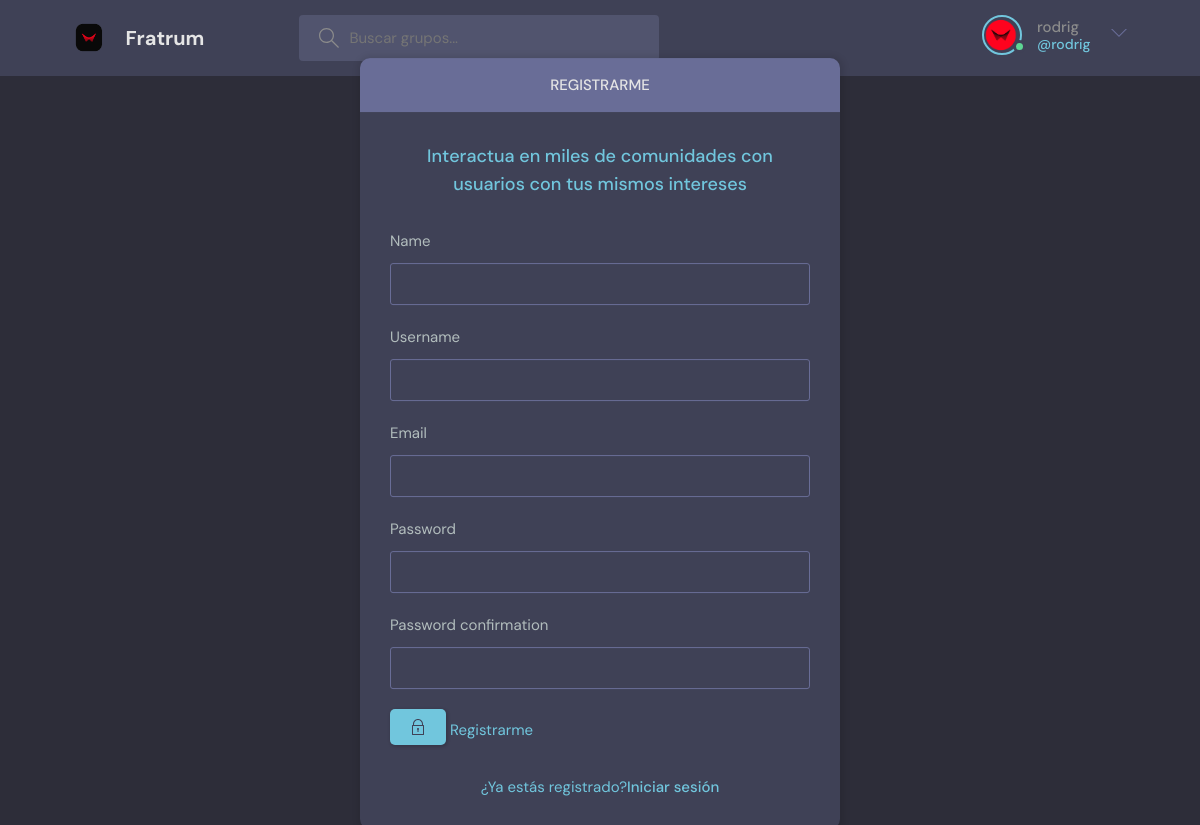
Screenshot of /register/ (signed in) with the database file from the repository.
### core/models.py (models this page shows)
class User(AbstractUser):
    name = models.CharField(max_length=200, null=True, blank=True)
    email = models.EmailField(unique=True, null=True)
    bio = models.TextField(null=True)
    avatar = models.ImageField(null=True, default="avatar.svg")
    USERNAME_FIELD = 'email'
    REQUIRED_FIELDS = ['username']

### core/views.py (the view, shortened to what this page needs)
# urls.py: path('register/', views.registerViews, name='register'),
def registerViews(request):
    form = CustomUserCreationForm()
    context = {'form': form}
    return render(request, 'base/login_register.html', context)

### core/forms.py
class CustomUserCreationForm(UserCreationForm):  # FORM REGISTRO USUARIOS
    class Meta:
        model = User
        fields = ['name', 'username', 'email', 'password1', 'password2']

### core/templates/base/login_register.html (shortened to what this page needs)
{% extends 'main.html' %}
{% block content %}
<main class="auth layout">
  {% if page == 'login' %}
  <div class="container">
    <div class="layout__box">
      <div class="layout__boxHeader">
        <div class="layout__boxTitle">
          <h3>Iniciar sesión</h3>
        </div>
      </div>
      <div class="layout__body">
        <h2 class="auth__tagline"> Interactua en miles de comunidades con usuarios con tus mismos intereses </h2>
        <form class="form" action="" method="POST">
          {% csrf_token %}
          <div class="form__group form__group">
            <label for="room_name">Correo electrónico</label>
            <input id="username" name="email" type="email" placeholder="" />
          </div>
          <div class=" form__group">
            <label for="password">Contraseña</label>
            <input id="password" name="password" type="password"
              placeholder="&bull;&bull;&bull;&bull;&bull;&bull;&bull;&bull;" />
          </div>
          <button class="btn btn--main" type="submit">
            <svg version="1.1" xmlns="http://www.w3.org/2000/svg" width="32" height="32" viewBox="0 0 32 32">
              <title>lock</title>
              <path
                d="M27 12h-1v-2c0-5.514-4.486-10-10-10s-10 4.486-10 10v2h-1c-0.553 0-1 0.447-1 1v18c0 0.553 0.447 1 1 1h22c0.553 0 1-0.447 1-1v-18c0-0.553-0.447-1-1-1zM8 10c0-4.411 3.589-8 8-8s8 3.589 8 8v2h-16v-2zM26 30h-20v-16h20v16z">
              </path>
              <path
                d="M15 21.694v4.306h2v-4.306c0.587-0.348 1-0.961 1-1.694 0-1.105-0.895-2-2-2s-2 0.895-2 2c0 0.732 0.413 1.345 1 1.694z">
              </path>
            </svg>
            Acceder
          </button>
        </form>
        <div class="auth__action">
          <p>¿Aún no te has registrado?</p>
          <a href="{% url 'register' %}" class="btn btn--link">Registrarme</a>
        </div>
      </div>
    </div>
  </div>
  {% else %}
  <div class="container">
    <div class="layout__box">
      <div class="layout__boxHeader">
        <div class="layout__boxTitle">
          <h3>Registrarme</h3>
        </div>
      </div>
      <div class="layout__body">
        <h2 class="auth__tagline">Interactua en miles de comunidades con usuarios con tus mismos intereses</h2>
        <form class="form" action="" method="POST">
          {% for field in form %}
          <div class="form__group form__group">
            <label for="room_name">{{field.label}}</label>
            {{field}}
          </div>
          {% endfor %}
          <a href="{% url 'register' %}">
            <button class="btn btn--main">
            </button>
            Registrarme
          <a/>
        </form>
        <div class="auth__action">
          <p> ¿Ya estás registrado? </p>
          <a href="{% url 'login_register' %}" class="btn btn--link"> Iniciar sesión </a>
        </div>
      </div>
    </div>
  </div>
  {% endif %}
</main>
{% endblock content %}

### templates/navbar.html (shortened to what this page needs)
{% load static %}
<header class="header header--loggedIn">
      <div class="container">
        <a href="{% url 'home' %}" class="header__logo">
          <img src="{% static 'images/logo2_noback.png' %}" />
          <h1>Fratrum</h1>
        </a>
        <form class="header__search" method='GET' action='{% url 'home' %}'>
          <label>
            <input name='q' placeholder="Buscar grupos..." />
          </label>
        </form>
        <nav class="header__menu">
        {% if request.user.is_authenticated %}
          <div class="header__user">
            <a href="{% url 'user_profile' user.id %}">
              <div class="avatar avatar--medium active">
                <img src="{{request.user.avatar.url}}" />
              </div>
              <p> {{user.username}} <span>@{{user.username}}</span></p>
            </a>
            <button class="dropdown-button">
              <svg version="1.1" xmlns="http://www.w3.org/2000/svg" width="32" height="32" viewBox="0 0 32 32">
                <title>chevron-down</title>
                <path d="M16 21l-13-13h-3l16 16 16-16h-3l-13 13z"></path>
              </svg>
            </button>
          </div>
        {% else %}
          <a href="{% url 'login_register' %}">
            <img src="{% static 'images/avatar.svg' %}" />
            <p>Iniciar sesión</p>
          </a>
        {% endif %}
        </nav>
      </div>
</header>

### rows the page displays
User: user.avatar (picture), username "rodrig"

### other values shown
{{ field.label }} "Name" "Username" "Email" "Password" "Password confirmation"
